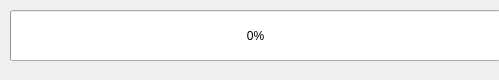
<?xml version="1.0" encoding="UTF-8"?>
<ui version="4.0">
 <class>Form</class>
 <widget class="QWidget" name="Form">
  <property name="windowModality">
   <enum>Qt::ApplicationModal</enum>
  </property>
  <property name="geometry">
   <rect>
    <x>0</x>
    <y>0</y>
    <width>499</width>
    <height>80</height>
   </rect>
  </property>
  <property name="windowTitle">
   <string>정보 가져오는중</string>
  </property>
  <widget class="QProgressBar" name="progressBar">
   <property name="geometry">
    <rect>
     <x>10</x>
     <y>10</y>
     <width>491</width>
     <height>51</height>
    </rect>
   </property>
   <property name="value">
    <number>0</number>
   </property>
  </widget>
 </widget>
 <resources/>
 <connections/>
</ui>
